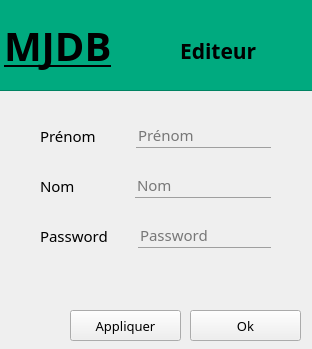
<?xml version="1.0" encoding="UTF-8"?>
<ui version="4.0">
 <class>edit_colab</class>
 <widget class="QWidget" name="edit_colab">
  <property name="geometry">
   <rect>
    <x>0</x>
    <y>0</y>
    <width>312</width>
    <height>349</height>
   </rect>
  </property>
  <property name="windowTitle">
   <string>edit_colab</string>
  </property>
  <widget class="QPushButton" name="edit_btn">
   <property name="geometry">
    <rect>
     <x>70</x>
     <y>310</y>
     <width>111</width>
     <height>31</height>
    </rect>
   </property>
   <property name="font">
    <font>
     <family>Mongolian Baiti</family>
     <pointsize>10</pointsize>
    </font>
   </property>
   <property name="text">
    <string>Appliquer</string>
   </property>
  </widget>
  <widget class="QWidget" name="layoutWidget">
   <property name="geometry">
    <rect>
     <x>40</x>
     <y>160</y>
     <width>231</width>
     <height>51</height>
    </rect>
   </property>
   <layout class="QHBoxLayout" name="horizontalLayout_3">
    <property name="spacing">
     <number>60</number>
    </property>
    <item>
     <widget class="QLabel" name="label_2">
      <property name="font">
       <font>
        <family>Mongolian Baiti</family>
        <pointsize>11</pointsize>
       </font>
      </property>
      <property name="text">
       <string>Nom</string>
      </property>
     </widget>
    </item>
    <item>
     <widget class="QLineEdit" name="nom">
      <property name="font">
       <font>
        <family>Mongolian Baiti</family>
        <pointsize>11</pointsize>
       </font>
      </property>
      <property name="styleSheet">
       <string notr="true">background:transparent;
border:none;
border-bottom:1px solid #9f9f9f;</string>
      </property>
      <property name="placeholderText">
       <string>Nom</string>
      </property>
     </widget>
    </item>
   </layout>
  </widget>
  <widget class="QWidget" name="layoutWidget_2">
   <property name="geometry">
    <rect>
     <x>40</x>
     <y>210</y>
     <width>231</width>
     <height>51</height>
    </rect>
   </property>
   <layout class="QHBoxLayout" name="horizontalLayout_4">
    <property name="spacing">
     <number>30</number>
    </property>
    <item>
     <widget class="QLabel" name="label_3">
      <property name="font">
       <font>
        <family>Mongolian Baiti</family>
        <pointsize>11</pointsize>
       </font>
      </property>
      <property name="text">
       <string>Password</string>
      </property>
     </widget>
    </item>
    <item>
     <widget class="QLineEdit" name="password">
      <property name="font">
       <font>
        <family>Mongolian Baiti</family>
        <pointsize>11</pointsize>
       </font>
      </property>
      <property name="styleSheet">
       <string notr="true">background:transparent;
border:none;
border-bottom:1px solid #9f9f9f;</string>
      </property>
      <property name="echoMode">
       <enum>QLineEdit::Password</enum>
      </property>
      <property name="placeholderText">
       <string>Password</string>
      </property>
     </widget>
    </item>
   </layout>
  </widget>
  <widget class="QFrame" name="frame">
   <property name="geometry">
    <rect>
     <x>-10</x>
     <y>-10</y>
     <width>331</width>
     <height>101</height>
    </rect>
   </property>
   <property name="styleSheet">
    <string notr="true">background-color: rgb(0, 170, 127);</string>
   </property>
   <property name="frameShape">
    <enum>QFrame::StyledPanel</enum>
   </property>
   <property name="frameShadow">
    <enum>QFrame::Raised</enum>
   </property>
   <widget class="QLabel" name="label_5">
    <property name="geometry">
     <rect>
      <x>14</x>
      <y>25</y>
      <width>141</width>
      <height>61</height>
     </rect>
    </property>
    <property name="font">
     <font>
      <family>Mongolian Baiti</family>
      <pointsize>30</pointsize>
      <weight>75</weight>
      <bold>true</bold>
      <underline>true</underline>
     </font>
    </property>
    <property name="text">
     <string>MJDB</string>
    </property>
   </widget>
   <widget class="QLabel" name="label_6">
    <property name="geometry">
     <rect>
      <x>190</x>
      <y>40</y>
      <width>131</width>
      <height>41</height>
     </rect>
    </property>
    <property name="font">
     <font>
      <family>Mongolian Baiti</family>
      <pointsize>16</pointsize>
      <weight>75</weight>
      <bold>true</bold>
     </font>
    </property>
    <property name="text">
     <string>Editeur</string>
    </property>
   </widget>
  </widget>
  <widget class="QWidget" name="layoutWidget">
   <property name="geometry">
    <rect>
     <x>40</x>
     <y>110</y>
     <width>231</width>
     <height>51</height>
    </rect>
   </property>
   <property name="font">
    <font>
     <pointsize>9</pointsize>
    </font>
   </property>
   <layout class="QHBoxLayout" name="horizontalLayout">
    <property name="spacing">
     <number>40</number>
    </property>
    <item>
     <widget class="QLabel" name="label">
      <property name="font">
       <font>
        <family>Mongolian Baiti</family>
        <pointsize>11</pointsize>
       </font>
      </property>
      <property name="text">
       <string>Prénom</string>
      </property>
     </widget>
    </item>
    <item>
     <widget class="QLineEdit" name="prenom">
      <property name="font">
       <font>
        <family>Mongolian Baiti</family>
        <pointsize>11</pointsize>
       </font>
      </property>
      <property name="styleSheet">
       <string notr="true">background:transparent;
border:none;
border-bottom:1px solid #9f9f9f;</string>
      </property>
      <property name="inputMask">
       <string/>
      </property>
      <property name="text">
       <string/>
      </property>
      <property name="placeholderText">
       <string>Prénom</string>
      </property>
     </widget>
    </item>
   </layout>
  </widget>
  <widget class="QPushButton" name="wrong1">
   <property name="geometry">
    <rect>
     <x>190</x>
     <y>310</y>
     <width>111</width>
     <height>31</height>
    </rect>
   </property>
   <property name="font">
    <font>
     <family>Mongolian Baiti</family>
     <pointsize>10</pointsize>
    </font>
   </property>
   <property name="text">
    <string>Ok</string>
   </property>
  </widget>
  <widget class="QLabel" name="label_4">
   <property name="geometry">
    <rect>
     <x>40</x>
     <y>265</y>
     <width>281</width>
     <height>31</height>
    </rect>
   </property>
   <property name="font">
    <font>
     <pointsize>9</pointsize>
    </font>
   </property>
   <property name="styleSheet">
    <string notr="true">color: rgb(255, 0, 0);</string>
   </property>
   <property name="text">
    <string/>
   </property>
  </widget>
 </widget>
 <resources/>
 <connections/>
</ui>
